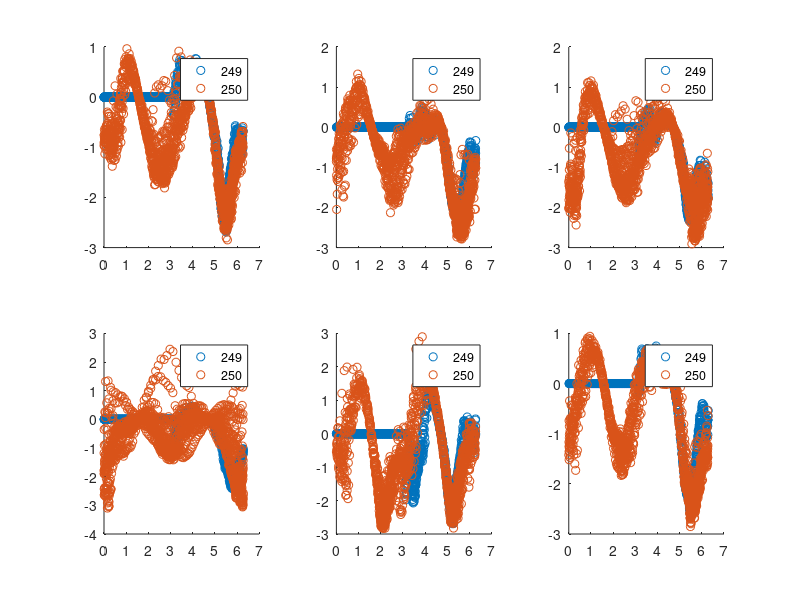

The MATLAB script that drew this image:
clear; close all; clc;
load('control_249');
load('control_250');

figure;
for i=1:6
    subplot(2,3,i);
    hold on;
    scatter(phi_249(:,i),feedback_249(:,i));
    scatter(phi_250(:,i),feedback_250(:,i));
    legend('249','250');
end
